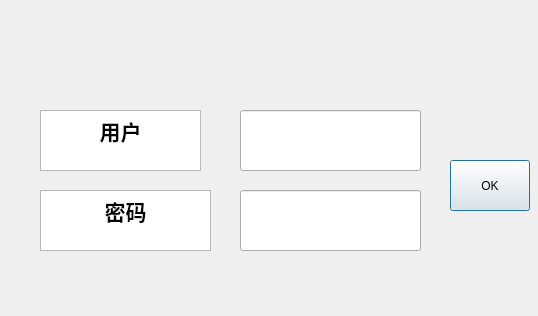
<?xml version="1.0" encoding="UTF-8"?>
<ui version="4.0">
 <class>Dialog_Login</class>
 <widget class="QDialog" name="Dialog_Login">
  <property name="geometry">
   <rect>
    <x>0</x>
    <y>0</y>
    <width>538</width>
    <height>316</height>
   </rect>
  </property>
  <property name="windowTitle">
   <string>Dialog</string>
  </property>
  <widget class="QTextBrowser" name="textBrowser_name">
   <property name="geometry">
    <rect>
     <x>40</x>
     <y>110</y>
     <width>161</width>
     <height>61</height>
    </rect>
   </property>
   <property name="html">
    <string>&lt;!DOCTYPE HTML PUBLIC &quot;-//W3C//DTD HTML 4.0//EN&quot; &quot;http://www.w3.org/TR/REC-html40/strict.dtd&quot;&gt;
&lt;html&gt;&lt;head&gt;&lt;meta name=&quot;qrichtext&quot; content=&quot;1&quot; /&gt;&lt;style type=&quot;text/css&quot;&gt;
p, li { white-space: pre-wrap; }
&lt;/style&gt;&lt;/head&gt;&lt;body style=&quot; font-family:'SimSun'; font-size:9pt; font-weight:400; font-style:normal;&quot;&gt;
&lt;p align=&quot;center&quot; style=&quot; margin-top:0px; margin-bottom:0px; margin-left:0px; margin-right:0px; -qt-block-indent:0; text-indent:0px;&quot;&gt;&lt;span style=&quot; font-size:16pt; font-weight:600;&quot;&gt;用户&lt;/span&gt;&lt;/p&gt;&lt;/body&gt;&lt;/html&gt;</string>
   </property>
  </widget>
  <widget class="QTextBrowser" name="textBrowser_2">
   <property name="geometry">
    <rect>
     <x>40</x>
     <y>190</y>
     <width>171</width>
     <height>61</height>
    </rect>
   </property>
   <property name="html">
    <string>&lt;!DOCTYPE HTML PUBLIC &quot;-//W3C//DTD HTML 4.0//EN&quot; &quot;http://www.w3.org/TR/REC-html40/strict.dtd&quot;&gt;
&lt;html&gt;&lt;head&gt;&lt;meta name=&quot;qrichtext&quot; content=&quot;1&quot; /&gt;&lt;style type=&quot;text/css&quot;&gt;
p, li { white-space: pre-wrap; }
&lt;/style&gt;&lt;/head&gt;&lt;body style=&quot; font-family:'SimSun'; font-size:9pt; font-weight:400; font-style:normal;&quot;&gt;
&lt;p align=&quot;center&quot; style=&quot; margin-top:0px; margin-bottom:0px; margin-left:0px; margin-right:0px; -qt-block-indent:0; text-indent:0px;&quot;&gt;&lt;span style=&quot; font-size:16pt; font-weight:600;&quot;&gt;密码&lt;/span&gt;&lt;/p&gt;&lt;/body&gt;&lt;/html&gt;</string>
   </property>
  </widget>
  <widget class="QLineEdit" name="lineEdit_name">
   <property name="geometry">
    <rect>
     <x>240</x>
     <y>110</y>
     <width>181</width>
     <height>61</height>
    </rect>
   </property>
  </widget>
  <widget class="QLineEdit" name="lineEdit_word">
   <property name="geometry">
    <rect>
     <x>240</x>
     <y>190</y>
     <width>181</width>
     <height>61</height>
    </rect>
   </property>
  </widget>
  <widget class="QPushButton" name="pushButton">
   <property name="geometry">
    <rect>
     <x>450</x>
     <y>160</y>
     <width>80</width>
     <height>51</height>
    </rect>
   </property>
   <property name="text">
    <string>OK</string>
   </property>
  </widget>
 </widget>
 <resources/>
 <connections/>
</ui>
